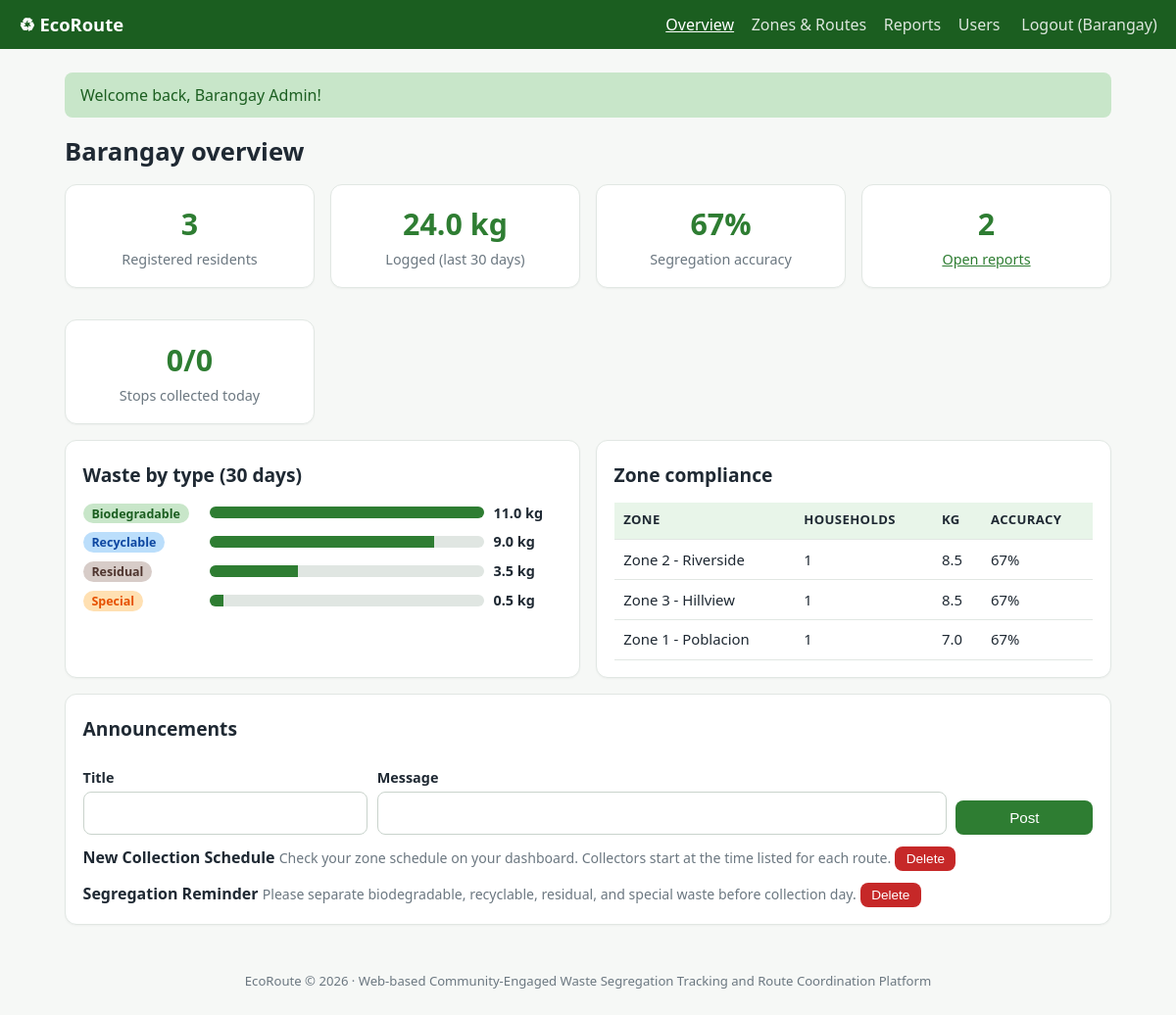
Page /admin/dashboard.php (signed in) on the committed database.
### tables this page shows
CREATE TABLE announcements(
  id INT AUTO_INCREMENT PRIMARY KEY,
  title VARCHAR(120) NOT NULL,
  body TEXT NOT NULL,
  created_at TIMESTAMP DEFAULT CURRENT_TIMESTAMP
);

### admin/dashboard.php (the view, shortened to what this page needs)
<?php require __DIR__ . '/../config.php'; require_role('admin'); $title = 'Admin Overview';
$k = $pdo->query("SELECT (SELECT COUNT(*) FROM users WHERE role='resident') res, (SELECT COUNT(*) FROM reports WHERE status<>'resolved') open_r,
  (SELECT COALESCE(SUM(weight_kg),0) FROM segregation_logs WHERE log_date>=CURDATE()-INTERVAL 30 DAY) kg,
  (SELECT COALESCE(ROUND(AVG(properly_segregated)*100),0) FROM segregation_logs WHERE log_date>=CURDATE()-INTERVAL 30 DAY) acc")->fetch();
$bt = $pdo->query("SELECT waste_type, SUM(weight_kg) kg FROM segregation_logs WHERE log_date>=CURDATE()-INTERVAL 30 DAY GROUP BY waste_type")->fetchAll(PDO::FETCH_KEY_PAIR);
$max = max(1, ...array_values($bt ?: [1]));
$zc = $pdo->query("SELECT z.name, COALESCE(SUM(l.weight_kg),0) kg, COALESCE(ROUND(AVG(l.properly_segregated)*100),0) acc, COUNT(DISTINCT u.id) hh
  FROM zones z LEFT JOIN users u ON u.zone_id=z.id AND u.role='resident' LEFT JOIN segregation_logs l ON l.user_id=u.id GROUP BY z.id ORDER BY acc DESC")->fetchAll();
$cl = $pdo->query("SELECT COUNT(*) total, SUM(status='collected') ok FROM collection_logs WHERE log_date=CURDATE()")->fetch();
$ann = $pdo->query('SELECT * FROM announcements ORDER BY id DESC')->fetchAll();
include __DIR__ . '/../includes/header.php'; ?>
<h1>Barangay overview</h1>
<div class="grid">
  <div class="card stat"><b><?= $k['res'] ?></b><span>Registered residents</span></div>
  <div class="card stat"><b><?= number_format($k['kg'], 1) ?> kg</b><span>Logged (last 30 days)</span></div>
  <div class="card stat"><b><?= $k['acc'] ?>%</b><span>Segregation accuracy</span></div>
  <div class="card stat"><b><?= $k['open_r'] ?></b><span><a href="reports.php">Open reports</a></span></div>
  <div class="card stat"><b><?= (int)$cl['ok'] ?>/<?= (int)$cl['total'] ?></b><span>Stops collected today</span></div>
</div>
<div class="grid two">
  <div class="card"><h2>Waste by type (30 days)</h2>
  <?php foreach (TYPES as $t): $v = $bt[$t] ?? 0; ?><div class="barrow"><span><?= badge($t) ?></span><div class="bar"><i style="width:<?= round($v / $max * 100) ?>%"></i></div><b><?= number_format($v, 1) ?> kg</b></div><?php endforeach; ?></div>
  <div class="card"><h2>Zone compliance</h2><div class="tbl"><table><thead><tr><th>Zone</th><th>Households</th><th>kg</th><th>Accuracy</th></tr></thead><tbody>
  <?php foreach ($zc as $z): ?><tr><td><?= e($z['name']) ?></td><td><?= $z['hh'] ?></td><td><?= number_format($z['kg'], 1) ?></td><td><?= $z['acc'] ?>%</td></tr><?php endforeach; ?></tbody></table></div></div>
</div>
<div class="card"><h2>Announcements</h2>
  <form method="post" class="row"><?= csrf() ?><input type="hidden" name="action" value="add"><div><label>Title</label><input name="title" required></div><div style="flex:2"><label>Message</label><input name="body"></div><button class="btn">Post</button></form>
  <?php foreach ($ann as $a): ?><form method="post" style="margin-top:.7rem"><?= csrf() ?><input type="hidden" name="action" value="del"><input type="hidden" name="id" value="<?= $a['id'] ?>">
    <b><?= e($a['title']) ?></b> <span class="mut"><?= e($a['body']) ?></span> <button class="btn sm red" data-confirm="Delete this announcement?">Delete</button></form><?php endforeach; ?></div>
<?php include __DIR__ . '/../includes/footer.php'; ?>

### assets/css/style.css (style rules this page uses)
:root { --g:#2e7d32;--gd:#1b5e20;--gl:#e8f5e9;--ink:#1f2933;--mut:#6b7780;--bd:#e1e7e3;--bg:#f6f8f6;--warn:#f9a825;--bad:#c62828 }
* { box-sizing:border-box }
body { margin:0;font-family:system-ui,"Segoe UI",sans-serif;background:var(--bg);color:var(--ink);line-height:1.5 }
a { color:var(--g) }
h1,h2,h3 { margin:.2rem 0 .8rem }
h1 { font-size:1.6rem }
h2 { font-size:1.2rem }
.grid { display:grid;gap:1rem;grid-template-columns:repeat(auto-fit,minmax(210px,1fr)) }
.grid.two { grid-template-columns:repeat(auto-fit,minmax(340px,1fr)) }
.card { background:#fff;border:1px solid var(--bd);border-radius:12px;padding:1.1rem;margin-bottom:1rem;box-shadow:0 1px 2px rgba(0,0,0,.04) }
.stat { text-align:center }
.stat b { display:block;font-size:1.9rem;color:var(--g) }
.stat span { color:var(--mut);font-size:.9rem }
.btn { display:inline-block;background:var(--g);color:#fff;border:0;border-radius:8px;padding:.55rem 1.1rem;font-size:.95rem;cursor:pointer;text-decoration:none }
.btn.sm { padding:.3rem .7rem;font-size:.85rem }
.btn.red { background:var(--bad) }
label { display:block;font-weight:600;font-size:.9rem;margin:.7rem 0 .25rem }
input,select,textarea { width:100%;padding:.55rem .7rem;border:1px solid #c9d3cc;border-radius:8px;font:inherit;background:#fff }
.row { display:flex;gap:.6rem;flex-wrap:wrap;align-items:flex-end }
.row>* { flex:1;min-width:140px }
.row .btn { flex:0;margin:0;width:auto }
table { width:100%;border-collapse:collapse;font-size:.93rem }
th,td { padding:.55rem .6rem;border-bottom:1px solid var(--bd);text-align:left;vertical-align:top }
th { background:var(--gl);font-size:.82rem;text-transform:uppercase;letter-spacing:.03em }
.tbl { overflow-x:auto }
.bar { background:#e0e6e2;border-radius:99px;height:12px;overflow:hidden }
.bar i { display:block;height:100%;background:var(--g) }
.barrow { display:grid;grid-template-columns:120px 1fr 70px;gap:.6rem;align-items:center;margin:.5rem 0;font-size:.9rem }
.mut { color:var(--mut);font-size:.88rem }

### rows in the picture
announcements: title "New Collection Schedule", body "Check your zone schedule on your dashboard. Collectors start at the time listed for each route."
announcements: title "Segregation Reminder", body "Please separate biodegradable, recyclable, residual, and special waste before collection day."

### other values in the picture
$n[1] "Overview"
$n[1] "Zones & Routes"
$n[1] "Reports"
$n[1] "Users"
explode(' ', $u['name'])[0] "Barangay"
$f[0] "Welcome back, Barangay Admin!"
$k['res'] "3"
$k['kg'] "24.0"
$k['acc'] "67"
$k['open_r'] "2"
$cl['ok'] "0"
$cl['total'] "0"
str_replace('_', ' ', $s) "Biodegradable"
$v "11.0"
str_replace('_', ' ', $s) "Recyclable"
